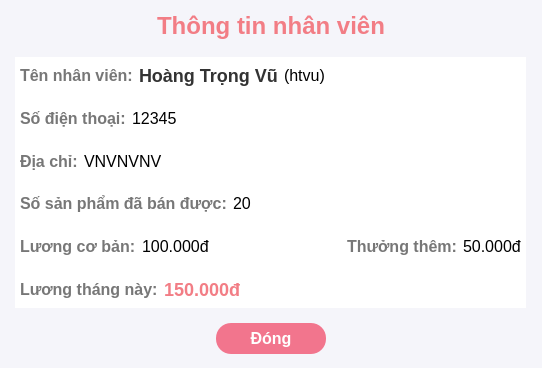
<?xml version="1.0" encoding="UTF-8"?>
<ui version="4.0">
 <class>StaffInforDialog</class>
 <widget class="QDialog" name="StaffInforDialog">
  <property name="geometry">
   <rect>
    <x>0</x>
    <y>0</y>
    <width>542</width>
    <height>368</height>
   </rect>
  </property>
  <property name="minimumSize">
   <size>
    <width>542</width>
    <height>368</height>
   </size>
  </property>
  <property name="maximumSize">
   <size>
    <width>542</width>
    <height>368</height>
   </size>
  </property>
  <property name="windowTitle">
   <string>Thông tin nhân viên</string>
  </property>
  <property name="windowIcon">
   <iconset resource="../../../resources.qrc">
    <normaloff>:/images/icon/note.png</normaloff>:/images/icon/note.png</iconset>
  </property>
  <property name="styleSheet">
   <string notr="true">QDialog#StaffInforDialog {
	background-color: #f5f5fa;
}</string>
  </property>
  <widget class="QLabel" name="label_41">
   <property name="geometry">
    <rect>
     <x>0</x>
     <y>10</y>
     <width>542</width>
     <height>31</height>
    </rect>
   </property>
   <property name="styleSheet">
    <string notr="true">font-size: 24px;
font-weight: bold;
color: #f27d85;</string>
   </property>
   <property name="text">
    <string>Thông tin nhân viên</string>
   </property>
   <property name="alignment">
    <set>Qt::AlignCenter</set>
   </property>
  </widget>
  <widget class="QPushButton" name="orderDetailClose">
   <property name="geometry">
    <rect>
     <x>216</x>
     <y>323</y>
     <width>110</width>
     <height>31</height>
    </rect>
   </property>
   <property name="cursor">
    <cursorShape>PointingHandCursor</cursorShape>
   </property>
   <property name="styleSheet">
    <string notr="true">background-color: #f2758d;
font-size: 16px;
color: white;
font-weight: bold;
padding: 6px 10px;
border-radius: 15px;</string>
   </property>
   <property name="text">
    <string>Đóng</string>
   </property>
  </widget>
  <widget class="QWidget" name="wrapper" native="true">
   <property name="geometry">
    <rect>
     <x>15</x>
     <y>57</y>
     <width>511</width>
     <height>251</height>
    </rect>
   </property>
   <property name="styleSheet">
    <string notr="true">QWidget {
	font-size: 16px;
	background-color: white;
	border-radius: 20px;
}</string>
   </property>
   <layout class="QVBoxLayout" name="verticalLayout_3">
    <item>
     <widget class="QWidget" name="widget_32" native="true">
      <layout class="QHBoxLayout" name="horizontalLayout_25" stretch="0,0,1">
       <property name="leftMargin">
        <number>5</number>
       </property>
       <property name="topMargin">
        <number>2</number>
       </property>
       <property name="rightMargin">
        <number>5</number>
       </property>
       <property name="bottomMargin">
        <number>2</number>
       </property>
       <item>
        <widget class="QLabel" name="label_54">
         <property name="styleSheet">
          <string notr="true">font-weight: bold;
color: #777;</string>
         </property>
         <property name="text">
          <string>Tên nhân viên:</string>
         </property>
         <property name="alignment">
          <set>Qt::AlignLeading|Qt::AlignLeft|Qt::AlignVCenter</set>
         </property>
        </widget>
       </item>
       <item>
        <widget class="QLabel" name="name">
         <property name="styleSheet">
          <string notr="true">font-weight: bold;
color: #333;
font-size: 18px;</string>
         </property>
         <property name="text">
          <string>Hoàng Trọng Vũ</string>
         </property>
         <property name="alignment">
          <set>Qt::AlignLeading|Qt::AlignLeft|Qt::AlignVCenter</set>
         </property>
        </widget>
       </item>
       <item>
        <widget class="QLabel" name="username">
         <property name="text">
          <string>(htvu)</string>
         </property>
        </widget>
       </item>
      </layout>
     </widget>
    </item>
    <item>
     <widget class="QWidget" name="widget_40" native="true">
      <layout class="QHBoxLayout" name="horizontalLayout_35" stretch="0,1">
       <property name="leftMargin">
        <number>5</number>
       </property>
       <property name="topMargin">
        <number>2</number>
       </property>
       <property name="rightMargin">
        <number>5</number>
       </property>
       <property name="bottomMargin">
        <number>2</number>
       </property>
       <item>
        <widget class="QLabel" name="label_71">
         <property name="styleSheet">
          <string notr="true">font-weight: bold;
color: #777;</string>
         </property>
         <property name="text">
          <string>Số điện thoại:</string>
         </property>
         <property name="alignment">
          <set>Qt::AlignLeading|Qt::AlignLeft|Qt::AlignVCenter</set>
         </property>
        </widget>
       </item>
       <item>
        <widget class="QLabel" name="phoneNumber">
         <property name="text">
          <string>12345</string>
         </property>
         <property name="alignment">
          <set>Qt::AlignLeading|Qt::AlignLeft|Qt::AlignVCenter</set>
         </property>
        </widget>
       </item>
      </layout>
     </widget>
    </item>
    <item>
     <widget class="QWidget" name="widget_42" native="true">
      <layout class="QHBoxLayout" name="horizontalLayout_36" stretch="0,1">
       <property name="leftMargin">
        <number>5</number>
       </property>
       <property name="topMargin">
        <number>2</number>
       </property>
       <property name="rightMargin">
        <number>5</number>
       </property>
       <property name="bottomMargin">
        <number>2</number>
       </property>
       <item>
        <widget class="QLabel" name="label_72">
         <property name="styleSheet">
          <string notr="true">font-weight: bold;
color: #777;</string>
         </property>
         <property name="text">
          <string>Địa chỉ:</string>
         </property>
         <property name="alignment">
          <set>Qt::AlignLeading|Qt::AlignLeft|Qt::AlignVCenter</set>
         </property>
        </widget>
       </item>
       <item>
        <widget class="QLabel" name="address">
         <property name="text">
          <string>VNVNVNV</string>
         </property>
         <property name="alignment">
          <set>Qt::AlignLeading|Qt::AlignLeft|Qt::AlignVCenter</set>
         </property>
        </widget>
       </item>
      </layout>
     </widget>
    </item>
    <item>
     <widget class="QWidget" name="widget_49" native="true">
      <layout class="QHBoxLayout" name="horizontalLayout_43" stretch="0,1">
       <property name="leftMargin">
        <number>5</number>
       </property>
       <property name="topMargin">
        <number>2</number>
       </property>
       <property name="rightMargin">
        <number>5</number>
       </property>
       <property name="bottomMargin">
        <number>2</number>
       </property>
       <item>
        <widget class="QLabel" name="label_73">
         <property name="styleSheet">
          <string notr="true">font-weight: bold;
color: #777;</string>
         </property>
         <property name="text">
          <string>Số sản phẩm đã bán được:</string>
         </property>
         <property name="alignment">
          <set>Qt::AlignLeading|Qt::AlignLeft|Qt::AlignVCenter</set>
         </property>
        </widget>
       </item>
       <item>
        <widget class="QLabel" name="soldQuantity">
         <property name="text">
          <string>20</string>
         </property>
         <property name="alignment">
          <set>Qt::AlignLeading|Qt::AlignLeft|Qt::AlignVCenter</set>
         </property>
        </widget>
       </item>
      </layout>
     </widget>
    </item>
    <item>
     <widget class="QWidget" name="widget_43" native="true">
      <layout class="QHBoxLayout" name="horizontalLayout_37" stretch="0,1,0,0">
       <property name="leftMargin">
        <number>5</number>
       </property>
       <property name="topMargin">
        <number>2</number>
       </property>
       <property name="rightMargin">
        <number>5</number>
       </property>
       <property name="bottomMargin">
        <number>2</number>
       </property>
       <item>
        <widget class="QLabel" name="label_76">
         <property name="styleSheet">
          <string notr="true">font-weight: bold;
color: #777;</string>
         </property>
         <property name="text">
          <string>Lương cơ bản:</string>
         </property>
         <property name="alignment">
          <set>Qt::AlignLeading|Qt::AlignLeft|Qt::AlignVCenter</set>
         </property>
        </widget>
       </item>
       <item>
        <widget class="QLabel" name="baseSalary">
         <property name="text">
          <string>100.000đ</string>
         </property>
         <property name="alignment">
          <set>Qt::AlignLeading|Qt::AlignLeft|Qt::AlignVCenter</set>
         </property>
        </widget>
       </item>
       <item>
        <widget class="QLabel" name="label_77">
         <property name="styleSheet">
          <string notr="true">font-weight: bold;
color: #777;</string>
         </property>
         <property name="text">
          <string>Thưởng thêm:</string>
         </property>
         <property name="alignment">
          <set>Qt::AlignLeading|Qt::AlignLeft|Qt::AlignVCenter</set>
         </property>
        </widget>
       </item>
       <item>
        <widget class="QLabel" name="bonus">
         <property name="text">
          <string>50.000đ</string>
         </property>
         <property name="alignment">
          <set>Qt::AlignLeading|Qt::AlignLeft|Qt::AlignVCenter</set>
         </property>
        </widget>
       </item>
      </layout>
     </widget>
    </item>
    <item>
     <widget class="QWidget" name="widget_44" native="true">
      <layout class="QHBoxLayout" name="horizontalLayout_38" stretch="0,1">
       <property name="leftMargin">
        <number>5</number>
       </property>
       <property name="topMargin">
        <number>2</number>
       </property>
       <property name="rightMargin">
        <number>5</number>
       </property>
       <property name="bottomMargin">
        <number>2</number>
       </property>
       <item>
        <widget class="QLabel" name="label_78">
         <property name="styleSheet">
          <string notr="true">font-weight: bold;
color: #777;</string>
         </property>
         <property name="text">
          <string>Lương tháng này:</string>
         </property>
         <property name="alignment">
          <set>Qt::AlignLeading|Qt::AlignLeft|Qt::AlignVCenter</set>
         </property>
        </widget>
       </item>
       <item>
        <widget class="QLabel" name="totalSalary">
         <property name="styleSheet">
          <string notr="true">font-weight: bold;
color: #f27d85;
font-size: 18px;</string>
         </property>
         <property name="text">
          <string>150.000đ</string>
         </property>
         <property name="alignment">
          <set>Qt::AlignLeading|Qt::AlignLeft|Qt::AlignVCenter</set>
         </property>
         <property name="wordWrap">
          <bool>true</bool>
         </property>
        </widget>
       </item>
      </layout>
     </widget>
    </item>
   </layout>
  </widget>
 </widget>
 <resources>
  <include location="../../../resources.qrc"/>
 </resources>
 <connections/>
</ui>
